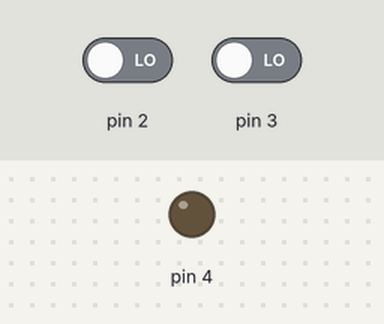
Recording of a sketch running on a simulated Arduino Uno, built with avr-gcc and run on an emulated ATmega328P. Shown: output pins drawn as LEDs (lit = HIGH). The inputs (shaded band) are chosen by the test bench; at power-on: pin 2 LOW, pin 3 LOW.

Above: at 1.2 s.
1.3 s: pin 2 driven HIGH
At 2.5 s:
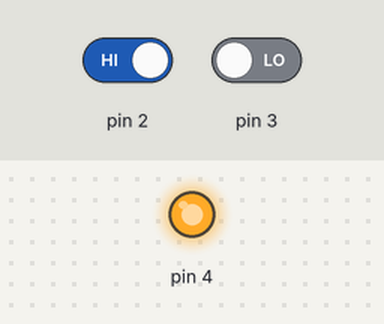
2.8 s: pin 2 driven LOW
At 3.8 s:
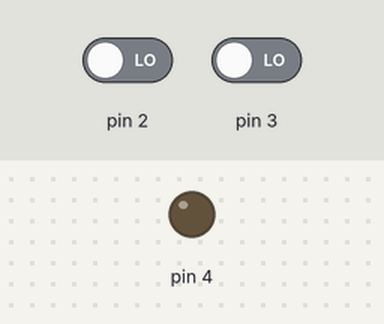
4.3 s: pin 3 driven HIGH
At 4.9 s:
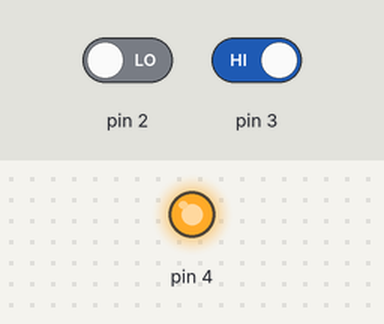
Timing chart, 0 to 7.3 s (numbered marks = the images above; inputs shaded):
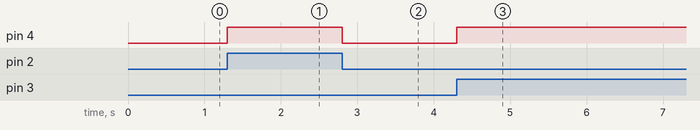

Measured:
- after the input at 1.3 s, pin 4: LOW → HIGH at once
- after the input at 2.8 s, pin 4: HIGH → LOW at once
- after the input at 4.3 s, pin 4: LOW → HIGH at once

The sketch:

Orconminitermino.ino
```cpp
//Autor:Dario Jorge Iglesias
boolean A,B,m;
void setup()
{
 pinMode(2,INPUT);
 pinMode(3,INPUT);
 pinMode(4,OUTPUT);
}
void loop()
{
 A=digitalRead(2);
 B=digitalRead(3);
 m=(!A&B)|(A&!B)|(A&B);
 digitalWrite(4,m);
}
```
